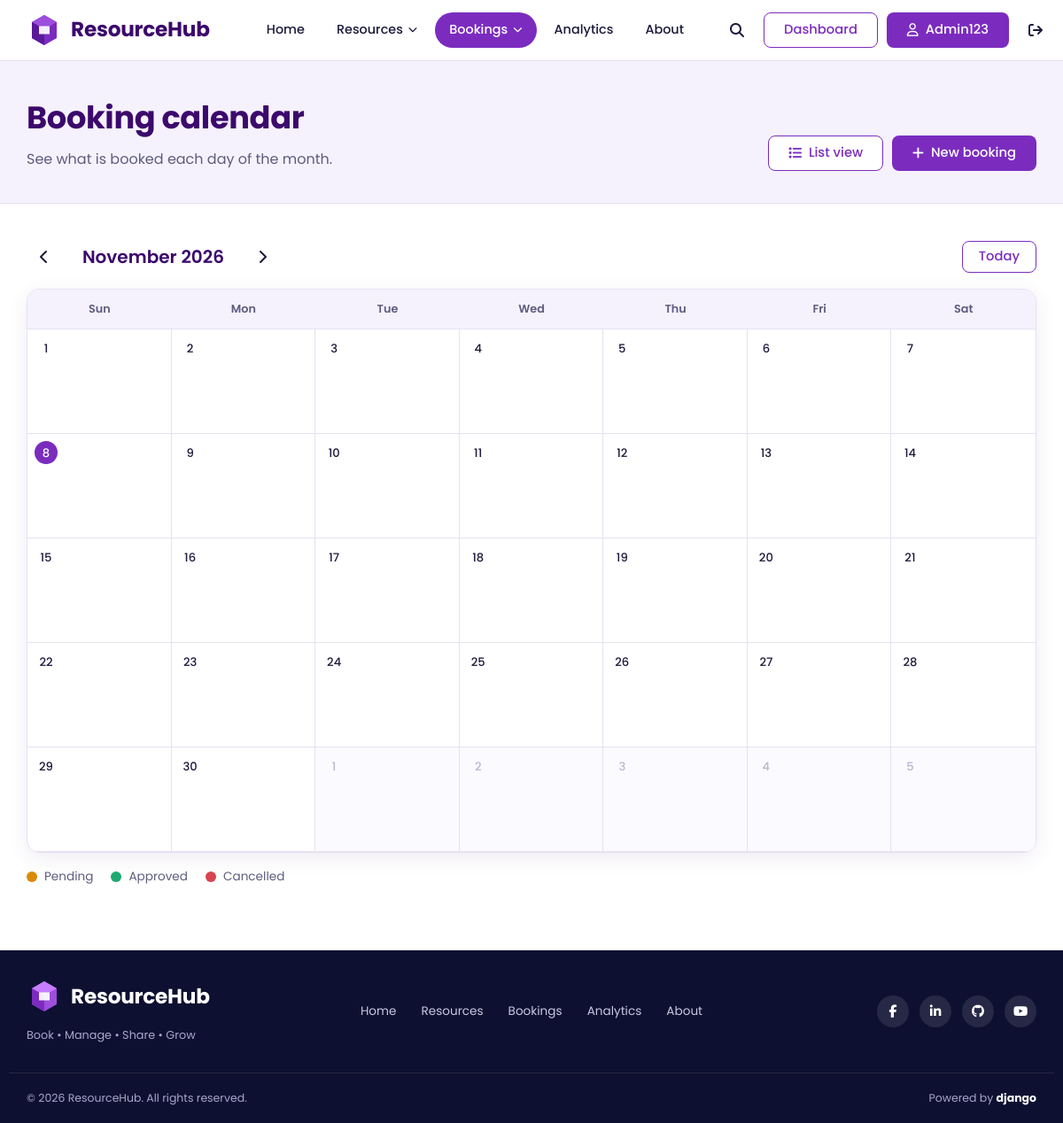
The app's page /bookings/calendar/ (signed in), older data.
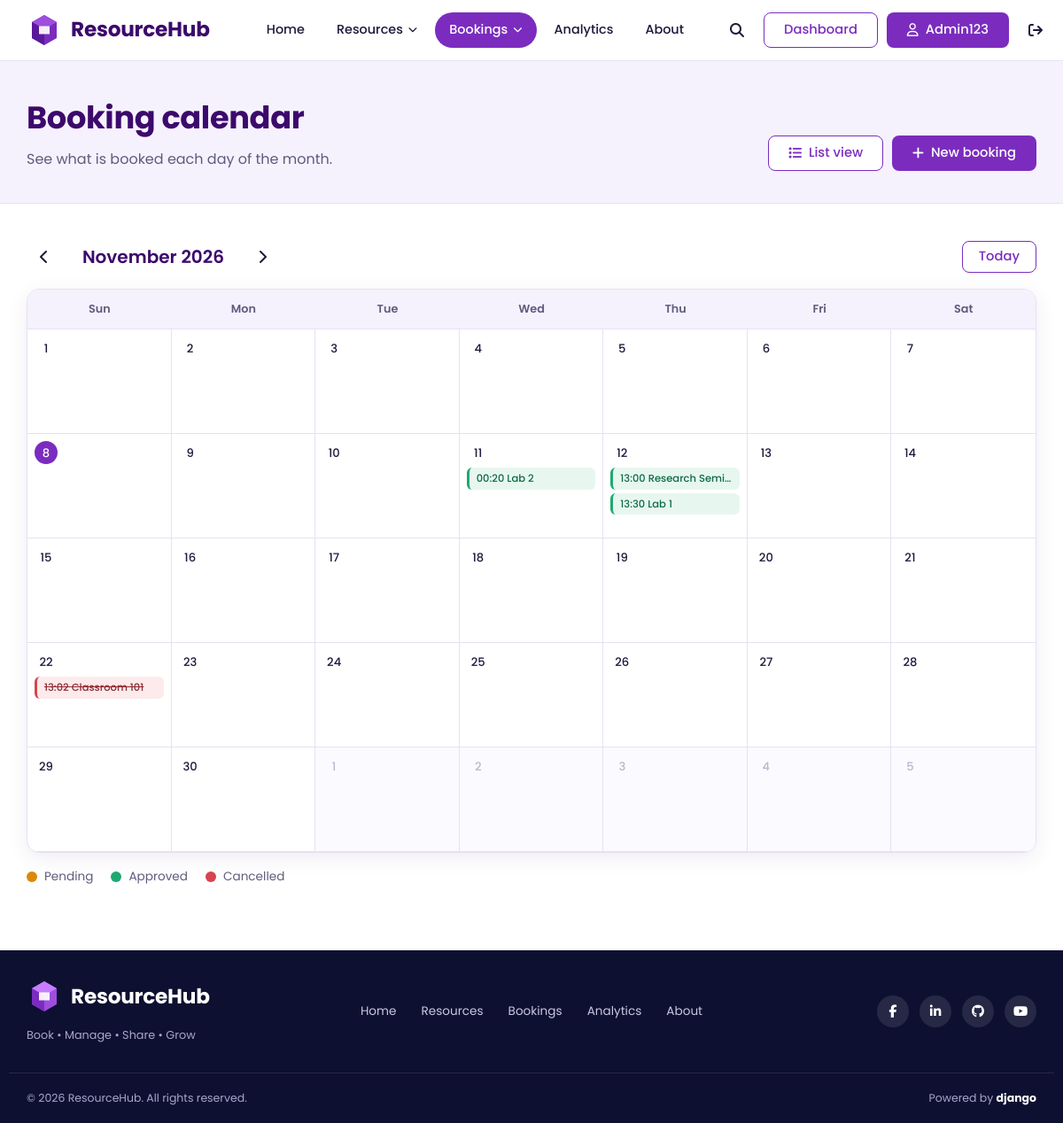
The same page, newer data.
### bookings/models.py (models this page shows)
class Booking(models.Model):
    user = models.ForeignKey('accounts.User', on_delete=models.CASCADE, related_name='bookings')
    resource = models.ForeignKey('resources.Resource', on_delete=models.CASCADE, related_name='bookings')
    start_time = models.DateTimeField()
    end_time = models.DateTimeField()
    purpose = models.TextField()
    priority_score = models.FloatField(default=0)
    is_recurring = models.BooleanField(default=False)
    recurrence_rule = models.CharField(max_length=100, blank=True)
    status = models.CharField(max_length=50, default='Pending')
    created_at = models.DateTimeField(auto_now_add=True)

### resources/models.py (models this page shows, shortened)
class Resource(models.Model):
    name = models.CharField(max_length=200)
    category = models.ForeignKey(ResourceCategory, on_delete=models.CASCADE)
    department = models.CharField(max_length=100)
    capacity = models.PositiveIntegerField()
    location = models.CharField(max_length=200)
    qr_code = models.CharField(
        max_length=255,
        unique=True,
        default=uuid.uuid4,
        editable=False
    )
    device_code = models.CharField(
        max_length=100,
        unique=True,
        default=generate_device_code,
        editable=False
    )
    open_time = models.TimeField()
    close_time = models.TimeField()
    status = models.CharField(max_length=50)
    description = models.TextField()

### bookings/views.py (the view)
# urls.py: path('calendar/', views.booking_calendar, name='booking_calendar'),
@login_required
def booking_calendar(request):
    today = timezone.localdate()
    try:
        year, month = map(int, request.GET.get('month', '').split('-'))
        first = date(year, month, 1)
    except ValueError:
        first = today.replace(day=1)
    year, month = first.year, first.month
    prev_month = (first - timedelta(days=1)).strftime('%Y-%m')
    next_month = (first + timedelta(days=32)).replace(day=1).strftime('%Y-%m')
    grid = calendar.Calendar(firstweekday=6).monthdatescalendar(year, month)
    bookings = Booking.objects.filter(
        user=request.user,
        start_time__date__range=(grid[0][0], grid[-1][-1]),
    ).select_related('resource').order_by('start_time')
    by_day = {}
    for b in bookings:
        by_day.setdefault(timezone.localtime(b.start_time).date(), []).append(b)
    weeks = [
        [
            {
                'date': d,
                'in_month': d.month == month,
                'is_today': d == today,
                'bookings': by_day.get(d, []),
            }
            for d in week
        ]
        for week in grid
    ]
    return render(request, 'bookings/booking_calendar.html', {
        'weeks': weeks,
        'month_label': first.strftime('%B %Y'),
        'prev_month': prev_month,
        'next_month': next_month,
    })

### templates/bookings/booking_calendar.html (shortened to what this page needs)
{% extends 'core/base.html' %}
{% load static %}
{% block extra_css %}<link rel="stylesheet" href="{% static 'css/bookings.css' %}">{% endblock %}
{% block content %}
<section class="page-head">
  <div class="container page-head-inner">
    <div>
      <h1>Booking calendar</h1>
      <p>See what is booked each day of the month.</p>
    </div>
    <div class="head-actions">
      <a class="btn btn-outline" href="{% url 'bookings:booking_list' %}"><i class="fa-solid fa-list" aria-hidden="true"></i> List view</a>
      <a class="btn btn-primary" href="{% url 'resources:resource_list' %}">
    <i class="fa-solid fa-plus" aria-hidden="true"></i>
    New booking
</a>
    </div>
  </div>
</section>
<section class="section">
  <div class="container">
    <div class="cal-head">
      <a class="icon-btn" href="?month={{ prev_month }}" aria-label="Previous month"><i class="fa-solid fa-chevron-left" aria-hidden="true"></i></a>
      <h2>{{ month_label }}</h2>
      <a class="icon-btn" href="?month={{ next_month }}" aria-label="Next month"><i class="fa-solid fa-chevron-right" aria-hidden="true"></i></a>
      <a class="btn btn-outline cal-today" href="{% url 'bookings:booking_calendar' %}">Today</a>
    </div>
    <div class="cal-scroll">
      <div class="calendar" role="grid" aria-label="{{ month_label }}">
        <div class="cal-dow">Sun</div><div class="cal-dow">Mon</div><div class="cal-dow">Tue</div>
        <div class="cal-dow">Wed</div><div class="cal-dow">Thu</div><div class="cal-dow">Fri</div><div class="cal-dow">Sat</div>
        {% for week in weeks %}{% for day in week %}
        <div class="cal-day{% if not day.in_month %} muted{% endif %}{% if day.is_today %} today{% endif %}">
          <span class="cal-num">{{ day.date.day }}</span>
          {% for b in day.bookings|slice:":3" %}
          <a class="cal-event ev-{{ b.status|lower|slugify }}" href="{% url 'bookings:booking_detail' b.id %}" title="{{ b.resource.name }} ({{ b.status }})">
            {{ b.start_time|time:"H:i" }} {{ b.resource.name }}
          </a>
          {% endfor %}
        </div>
        {% endfor %}{% endfor %}
      </div>
    </div>
    <ul class="legend" aria-label="Legend">
      <li><span class="dot ev-pending"></span> Pending</li>
      <li><span class="dot ev-approved"></span> Approved</li>
      <li><span class="dot ev-cancelled"></span> Cancelled</li>
    </ul>
  </div>
</section>
{% endblock %}

Row changes from the older to the newer data that the page shows:
added Booking: start_time "00:20", resource.name "Lab 2", shown under "11"
added Booking: start_time "13:00", resource.name "Research Semi…", shown under "12"
added Booking: start_time "13:30", resource.name "Lab 1", shown under "12"
added Booking: start_time "13:02", resource.name "Classroom 101", status "Cancelled" (drawn), shown under "22"
